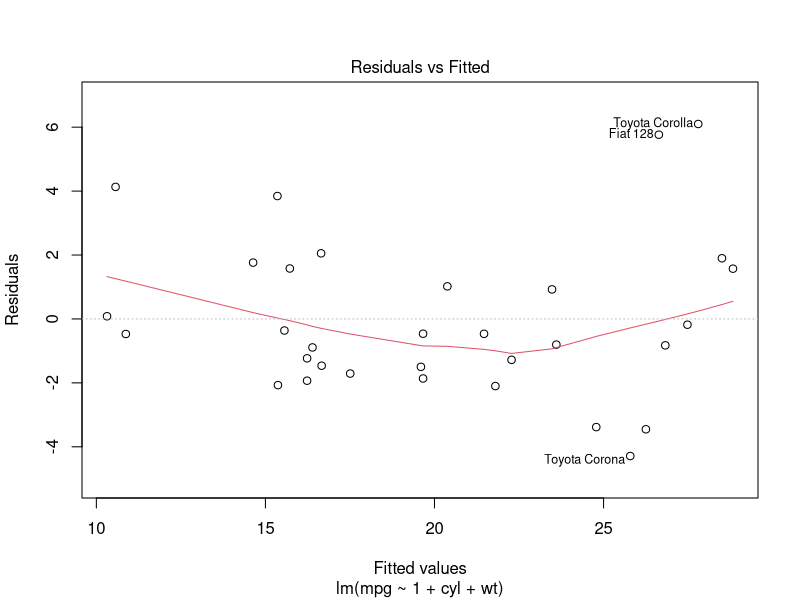
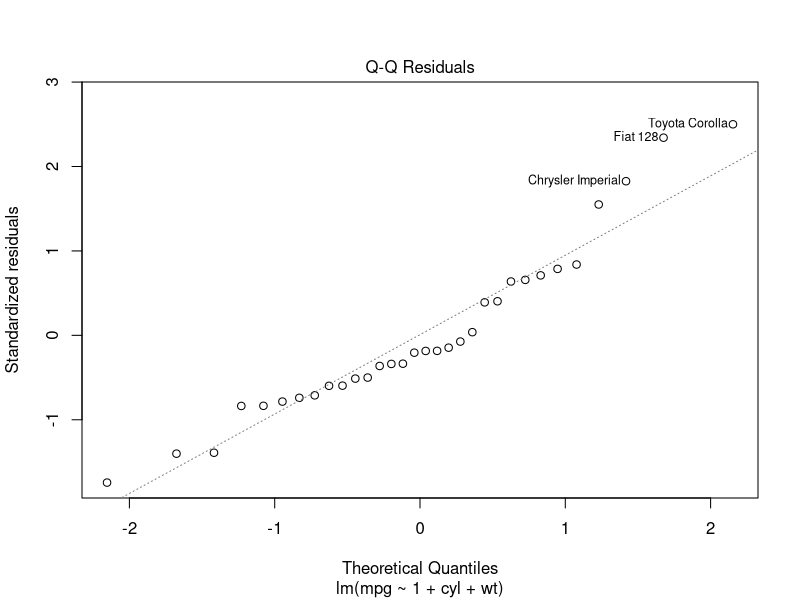
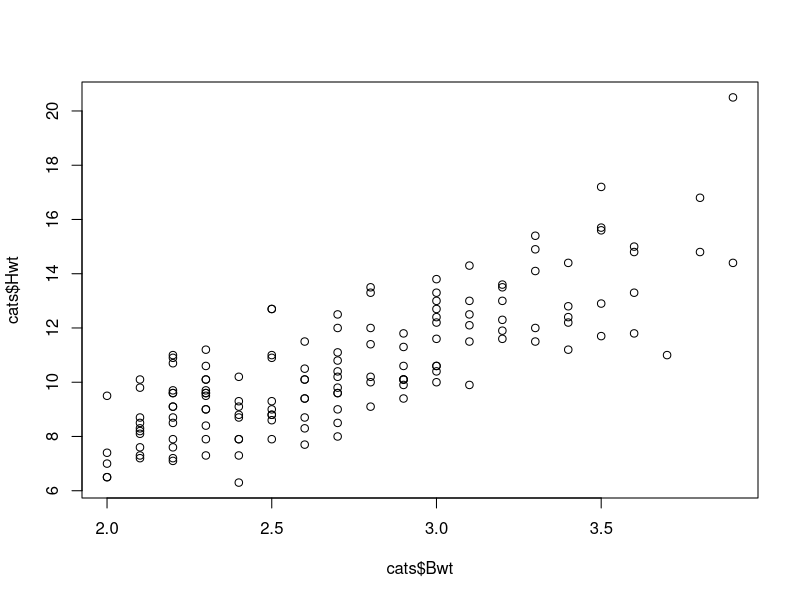
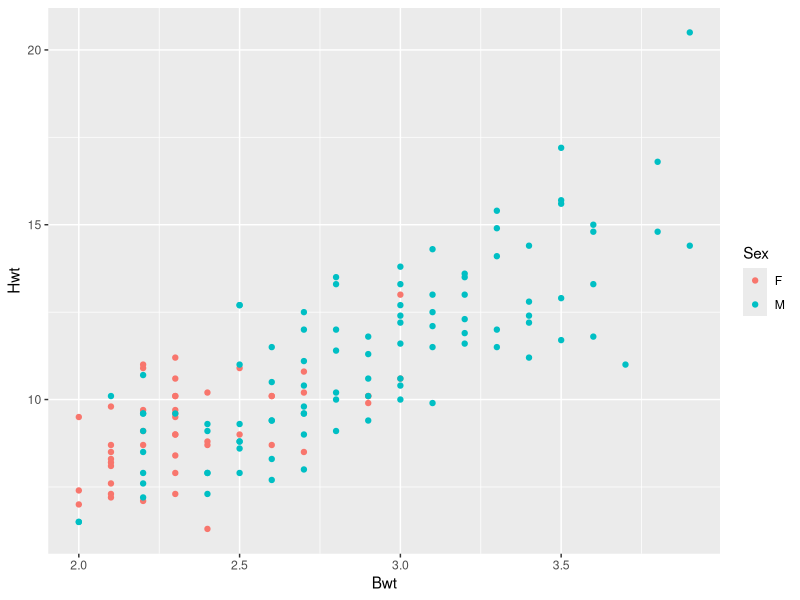

Generate these figures, in order, with R:
## ---- chunk 1
lm.mtcars <- lm(formula = mpg ~ 1 + cyl + wt, data = mtcars)
## ---- chunk 2
plot(lm.mtcars,ask=F,which=1)
plot(lm.mtcars,ask=F,which=2)
## ---- chunk 3
summary(lm.mtcars)
## ---- chunk 4
confint(lm.mtcars, alpha = .05)
## ---- chunk 5
library(MASS)
head(cats)
## ---- chunk 6
plot(cats$Bwt, cats$Hwt)
## ---- chunk 7
lm.cats = lm(formula = Hwt ~ 1 + Bwt, data = cats)
summary(lm.cats)
## ---- chunk 8
library(ggplot2)
ggplot(data = cats, mapping = aes(x = Bwt, y = Hwt, color = Sex)) + 
  geom_point()
## ---- chunk 9
lm.cats2 = lm(formula = Hwt ~ 1 + Bwt + Sex + Bwt:Sex, data = cats)
summary(lm.cats2)
